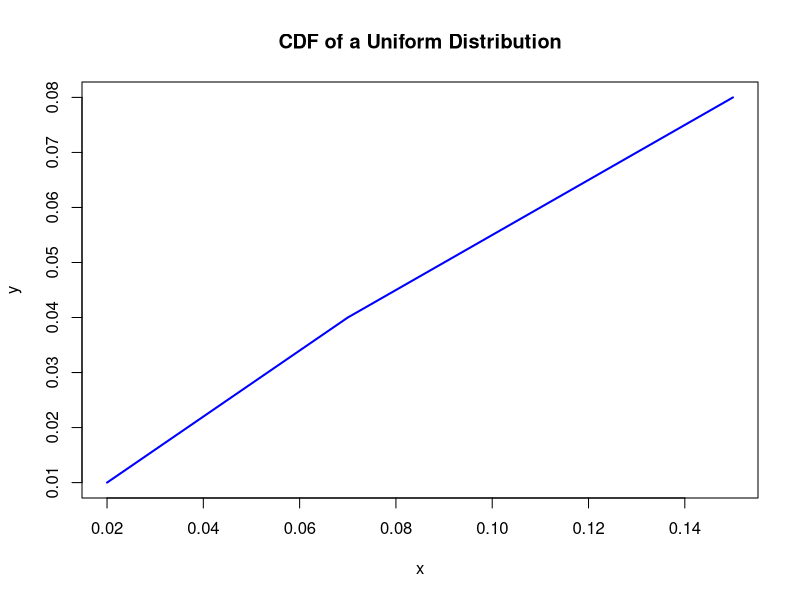

Reproduce this figure in R.
# generate a n by 2 matrix with random 0s and 1s
X <- c(0.02, 0.07, 0.15)
Y <- c(0.01, 0.04, 0.08)

plot(X, Y, type = "l", col = "blue", lwd = 2, xlab = "x", ylab = "y", main = "CDF of a Uniform Distribution")
model <- lm(Y ~ X)
print(summary(model))
